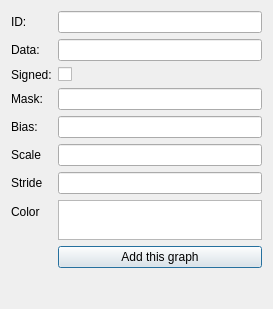
<?xml version="1.0" encoding="UTF-8"?>
<ui version="4.0">
 <class>NewGraphDialog</class>
 <widget class="QDialog" name="NewGraphDialog">
  <property name="geometry">
   <rect>
    <x>0</x>
    <y>0</y>
    <width>273</width>
    <height>309</height>
   </rect>
  </property>
  <property name="windowTitle">
   <string>Dialog</string>
  </property>
  <layout class="QVBoxLayout" name="verticalLayout">
   <item>
    <layout class="QFormLayout" name="formLayout">
     <item row="0" column="0">
      <widget class="QLabel" name="label">
       <property name="text">
        <string>ID:</string>
       </property>
      </widget>
     </item>
     <item row="1" column="0">
      <widget class="QLabel" name="label_2">
       <property name="text">
        <string>Data:</string>
       </property>
      </widget>
     </item>
     <item row="2" column="0">
      <widget class="QLabel" name="label_3">
       <property name="text">
        <string>Signed:</string>
       </property>
      </widget>
     </item>
     <item row="3" column="0">
      <widget class="QLabel" name="label_4">
       <property name="frameShape">
        <enum>QFrame::NoFrame</enum>
       </property>
       <property name="text">
        <string>Mask:</string>
       </property>
      </widget>
     </item>
     <item row="4" column="0">
      <widget class="QLabel" name="label_5">
       <property name="text">
        <string>Bias:</string>
       </property>
      </widget>
     </item>
     <item row="5" column="0">
      <widget class="QLabel" name="label_6">
       <property name="text">
        <string>Scale</string>
       </property>
      </widget>
     </item>
     <item row="6" column="0">
      <widget class="QLabel" name="label_7">
       <property name="text">
        <string>Stride</string>
       </property>
      </widget>
     </item>
     <item row="7" column="0">
      <widget class="QLabel" name="label_8">
       <property name="text">
        <string>Color</string>
       </property>
      </widget>
     </item>
     <item row="0" column="1">
      <widget class="QLineEdit" name="lineEdit"/>
     </item>
     <item row="1" column="1">
      <widget class="QLineEdit" name="lineEdit_2"/>
     </item>
     <item row="2" column="1">
      <widget class="QCheckBox" name="checkBox">
       <property name="text">
        <string/>
       </property>
      </widget>
     </item>
     <item row="3" column="1">
      <widget class="QLineEdit" name="lineEdit_3"/>
     </item>
     <item row="4" column="1">
      <widget class="QLineEdit" name="lineEdit_4"/>
     </item>
     <item row="5" column="1">
      <widget class="QLineEdit" name="lineEdit_5"/>
     </item>
     <item row="6" column="1">
      <widget class="QLineEdit" name="lineEdit_6"/>
     </item>
     <item row="7" column="1">
      <widget class="QGraphicsView" name="graphicsView">
       <property name="sizePolicy">
        <sizepolicy hsizetype="Expanding" vsizetype="Fixed">
         <horstretch>0</horstretch>
         <verstretch>0</verstretch>
        </sizepolicy>
       </property>
       <property name="maximumSize">
        <size>
         <width>16777215</width>
         <height>40</height>
        </size>
       </property>
      </widget>
     </item>
     <item row="8" column="1">
      <widget class="QPushButton" name="pushButton">
       <property name="text">
        <string>Add this graph</string>
       </property>
      </widget>
     </item>
    </layout>
   </item>
  </layout>
 </widget>
 <resources/>
 <connections/>
</ui>
